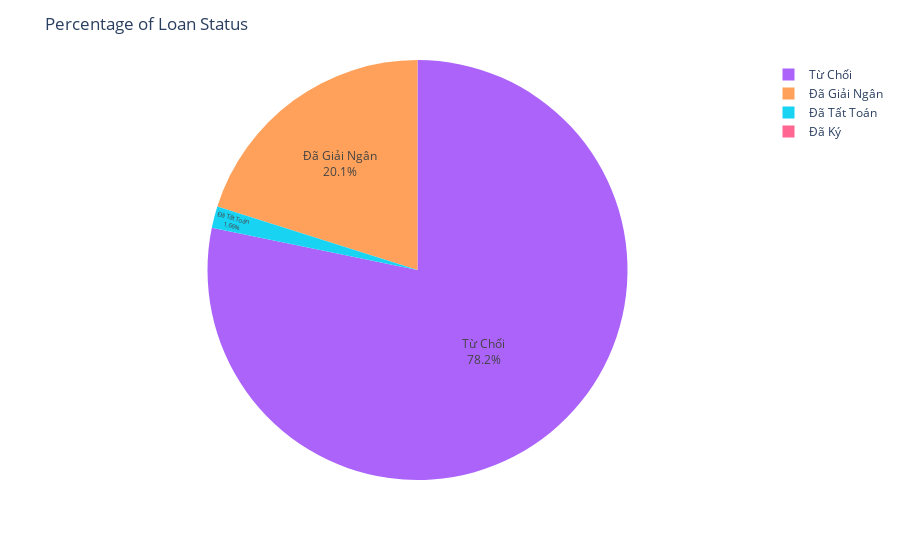

Write notebook code for a chart like this one.
### Code cell
import plotly.express as px

# Calculate the percentage values and create a DataFrame
status_percentages_df = pd.DataFrame({'Status': status_percentages.index, 'Percentage': status_percentages.values})

# Plot the pie chart
fig = px.pie(status_percentages_df, values='Percentage', names='Status', color='Status', 
             color_discrete_map={'Default': 'red', 'Other': 'blue', 'Another': 'green'})

fig.update_traces(textposition='inside', textinfo='percent+label')
fig.update_layout(title='Percentage of Loan Status')

# Display the pie chart
fig.show()

### Figure 1 — Plotly figure (JSON) as saved in the notebook; plotly's stock layout.template omitted (floating-point values rounded to 4 significant figures)
{"data": [{"customdata": [["Từ Chối"], ["Đã Giải Ngân"], ["Đã Tất Toán"], ["Đã Ký"]], "domain": {"x": [0, 1], "y": [0, 1]}, "hovertemplate": "Status=%{customdata[0]}<br>Percentage=%{value}<extra></extra>", "labels": ["Từ Chối", "Đã Giải Ngân", "Đã Tất Toán", "Đã Ký"], "legendgroup": "", "marker": {"colors": ["#ab63fa", "#FFA15A", "#19d3f3", "#FF6692"]}, "name": "", "showlegend": true, "textinfo": "percent+label", "textposition": "inside", "type": "pie", "values": [78.23, 20.12, 1.658, 0.001948]}], "layout": {"legend": {"tracegroupgap": 0}, "margin": {"t": 60}, "title": {"text": "Percentage of Loan Status"}}}
